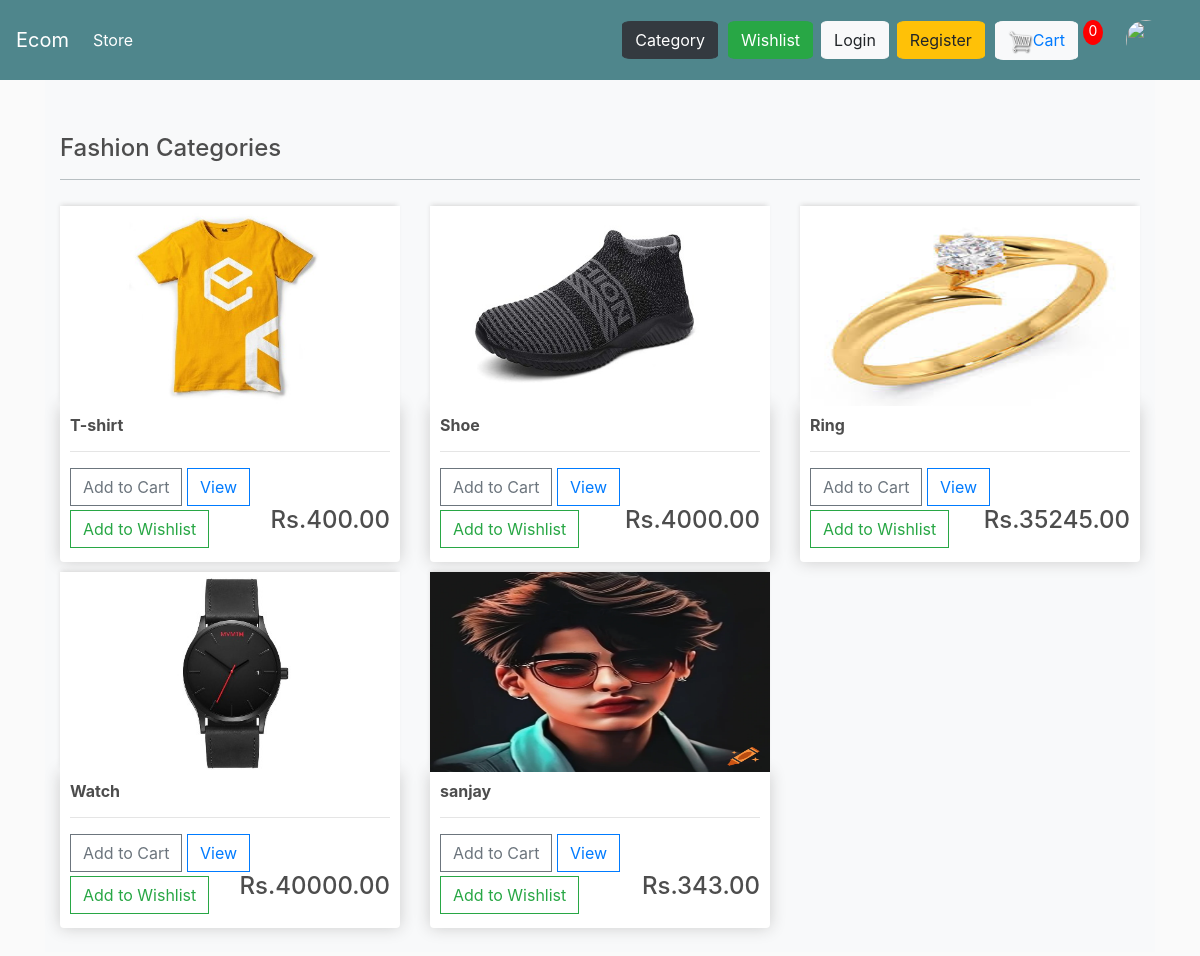
Page /category/Fashion/ on the committed database.
### store/models.py (models this page shows, shortened)
class Category(models.Model):
	category_name = models.CharField(max_length=150, null=False, blank=False)
	image = models.ImageField(null=True, blank=True)
	Description = models.TextField(max_length=500, null=False, blank=False)
	status = models.BooleanField(default=False, help_text="0-Show, 1-Hidden")
	created_at = models.DateTimeField(auto_now_add=True)

class Product(models.Model):
	seller=models.ForeignKey(Seller,on_delete=models.CASCADE,null=True)
	category_name = models.ForeignKey(Category, on_delete=models.CASCADE)
	name = models.CharField(max_length=150, null=False, blank=False)
	price = models.FloatField()
	digital = models.BooleanField(default=False, null=True, blank=True)
	image = models.ImageField(null=True, blank=True)
	description = models.TextField(null=True, blank=True)
	stock = models.IntegerField(default=0, null=True, blank=True)
	@property
	def imageURL(self):
		try:
			url = self.image.url   #.URL returns the publicly accessible URL of the file
		except:
			url = ''
		return url

### store/views.py (the view)
# urls.py: path('category/<str:category_name>/', views.collections_view, name='collections_view'),
def collections_view(request, category_name):
    data = cartData(request)  # Assuming cartData is implemented correctly
    cartItems = data['cartItems']
    if Category.objects.filter(category_name=category_name, status=0).exists():
        products = Product.objects.filter(category_name__category_name=category_name)
        return render(request, 'store/index.html', {
            "products": products,
            "category": category_name,
            'cartItems': cartItems
        })
    else:
        messages.warning(request, "No details are available for the selected category.")
        return redirect('categories')  # Redirect to the categories page

### store/utils.py (called while the page is built, shortened)
def cookieCart(request):
	try:
		cart = json.loads(request.COOKIES['cart'])
	except:
		cart = {}
		print('CART:', cart)
	items = []
	order = {'get_cart_total':0, 'get_cart_items':0, 'shipping':False}
	cartItems = order['get_cart_items']
	return {'cartItems':cartItems ,'order':order, 'items':items}

### store/views.py (called while the page is built)
def cartData(request):
	if request.user.is_authenticated:
		customer = request.user.customer
		order, created = Order.objects.get_or_create(customer=customer, complete=False)
		items = order.orderitem_set.all()
		cartItems = order.get_cart_items
	else:
		cookieData = cookieCart(request)
		items = cookieData['items']
		cartItems = cookieData['cartItems']
		order = {'get_cart_total': 0, 'get_cart_items': cartItems, 'shipping': False}
	return {'items': items, 'order': order, 'cartItems': cartItems}

### store/templates/store/index.html
{% extends 'store/main.html' %}
{% load static %}
{% block content %}
  <section class="bg-light py-4 my-3" style="min-height:600px;">
    <div class="container" style="margin-top: 70px;">
      <div class="row">
        <div class="col-12">
          <h4 class="mb-3">{{category}} Categories</h4>
          <hr style="border-color:#b8bfc2;">
        </div>
        {% for product in products %}
        <div class="col-lg-4">
            <img class="thumbnail" src="{{ product.imageURL }}">
            <div class="box-element product">
                <h6><strong>{{product.name}}</strong></h6>
                <hr>
                <button data-product={{product.id}}  data-action="add" class="btn btn-outline-secondary add-btn update-cart">Add to Cart</button>
                <a href="{% url 'store:view' product.id %}"><button type="button" class="btn btn-outline-primary" >View</button><br></a>
                <h4 style="float: right;">Rs.{{product.price|floatformat:2}}</h4>
                <a href="{% url 'store:add_to_wishlist' product.id %}" class="btn btn-outline-success my-1"   >Add to Wishlist</a>
            </div>
        </div>
        {% endfor %}
      </div>
      </div>
  </section>
{% endblock content %}

### static/css/main.css (style rules this page uses)
body { background-color: hsl(0, 0%, 98%); }
h1,h2,h3,h4,h5,h6 { color:hsl(0, 0%, 30%); }
.box-element { box-shadow:hsl(0, 0%, 80%) 0 0 16px; background-color: #fff; border-radius: 4px; padding: 10px; }
.thumbnail { width: 100%; height: 200px; -webkit-box-shadow: -1px -3px 5px -2px rgba(214,214,214,1); -moz-box-shadow: -1px -3px 5px -2px rgba(214,214,214,1); box-shadow: -1px -3px 5px -2px rgba(214,214,214,1); }
.product { border-radius: 0 0 4px 4px; }
.col-lg-4, .col-lg-6, .col-lg-8, .col-lg-12 { margin-top: 10px; }
.btn { border-radius: 0; }

### rows in the picture
Category: category_name "Fashion"
Product: imageURL (picture), name "T-shirt", price "400.00"
Product: imageURL (picture), name "Shoe", price "4000.00"
Product: imageURL (picture), name "Ring", price "35245.00"
Product: imageURL (picture), name "Watch", price "40000.00"
Product: imageURL (picture), name "sanjay", price "343.00"

### other values in the picture
{{ cartItems }} "0"
